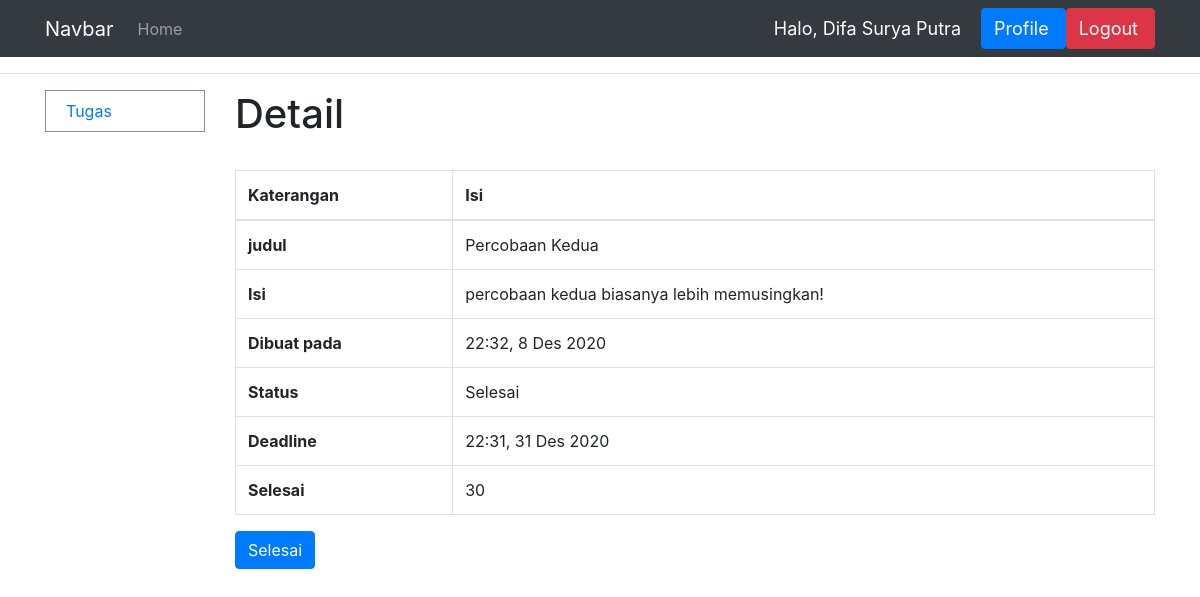
The app's page /lihat_tugas/15/ (signed in), older data.
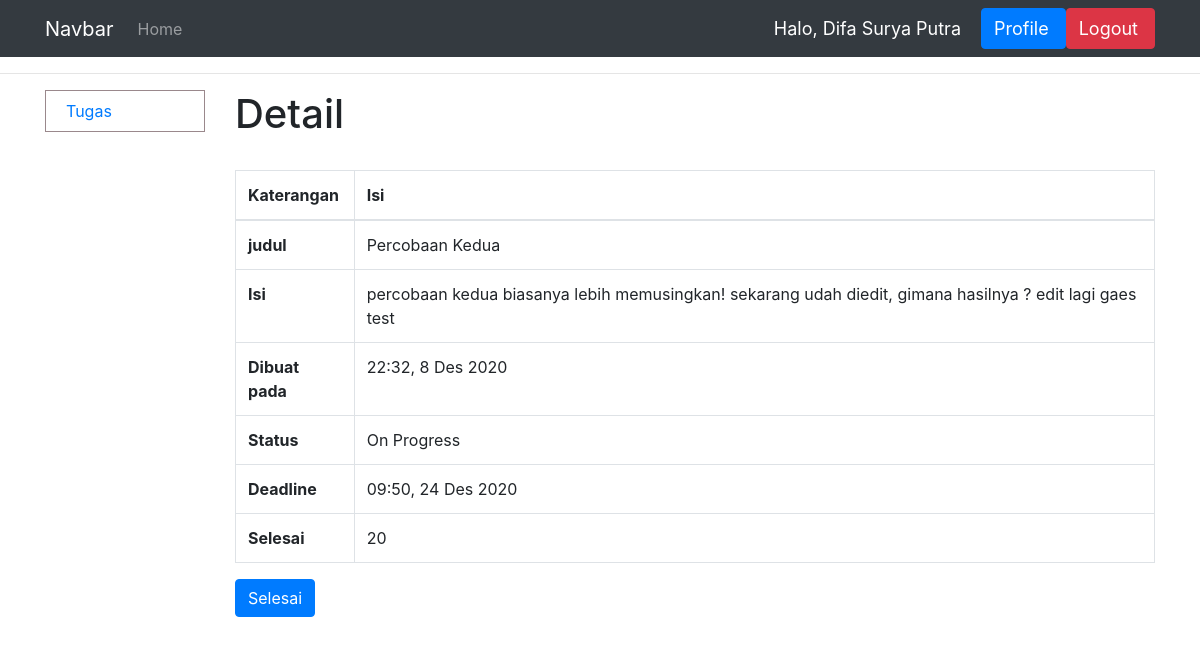
The same page, newer data.
### dashboard/models.py (models this page shows, shortened)
class Tugas(models.Model):
    STATUS = (
        ('Tuntas', 'Tuntas'),
        ('Hold', 'Hold'),
        ('Stuck', 'Stuck'),
        ('On Progress', 'On Progress'),
        ('Selesai', 'Selesai'),
        ('Deadline', 'Deadline'),
    )
    JENIS = (
        ('Rutin', 'Rutin'),
        ('Proyek', 'Proyek')
    )
    pemilik_tugas = models.ForeignKey(User, on_delete=models.CASCADE)
    judul = models.CharField(max_length=100)
    isi = models.CharField(max_length=255)
    dibuat_pada = models.DateTimeField('Dibuat pada')
    status = models.CharField(max_length=100, choices=STATUS)
    jenis = models.CharField(max_length=100, choices=JENIS, null=True)
    deadline = models.DateTimeField('Deadline', null=True)
    kuantitas = models.IntegerField(null=True)
    selesai = models.IntegerField(null=True)
    selesai_pada = models.DateTimeField('Selesai pada', null=True)
    acc = models.IntegerField(null=True)
    def progressnya(self):
        return str(self.selesai) + "/" + str(self.kuantitas)
    def formatwaktu(self, propertinya):
        nama_bulan = {
            1: "Jan",
            2: "Feb",
            3: "Mar",
            4: "Apr",
            5: "Mei",
            6: "Jun",
            7: "Jul",
            8: "Agus",
            9: "Sep",
            10: "Okt",
            11: "Nov",
            12: "Des"
        }
        utc_datetime = propertinya
        local_timezone = pytz.timezone("Asia/Jakarta")
        local_datetime = utc_datetime.replace(tzinfo=pytz.utc)
        propertinya = local_datetime.astimezone(local_timezone)
        hari = str(propertinya.day)
        bulan = nama_bulan[propertinya.month]
        tahun = str(propertinya.year)
        jam = str(propertinya.hour)
        if len(jam) < 2:
            jam = "0" + jam
        menit = str(propertinya.minute)
        if len(menit) < 2:
            menit = "0" + menit
        return jam + ":" + menit + ", " + hari + " " + bulan + " " + tahun

### dashboard/views.py (the view, shortened to what this page needs)
# urls.py: path('lihat_tugas/<int:tugas_id>/', views.detail_tugas, name='detail_tugas'),
@login_required(login_url='login')
def detail_tugas(request, tugas_id):
    if apamanager(request.user):
        return redirect('manager')
    nama = request.user.first_name
    context = detailtugas(tugas_id)
    context['nama'] = nama
    if request.user.last_name == 'Human Resource':
        context['data_kar'] = True
    return render(request, 'dashboard/detail_tugas.html', context)

### dashboard/logic.py (called while the page is built)
def apamanager(user):
    return user.groups.filter(name='Manager').exists()

### dashboard/templates/dashboard/detail_tugas.html (shortened to what this page needs)
{% extends 'dashboard/main.html' %}
{% block content %}
<hr>
<div class="container">
    <div class="row">
        {% include 'dashboard/sidebarstaff.html' %}
        <div class="col">
            <h1>Detail</h1>
            <br>
            <table class="table table-bordered">
                <thead>
                    <tr>
                        <th scope="col">Katerangan</th>
                        <th scope="col">Isi</th>
                    </tr>
                </thead>
                <tbody>
                    <tr>
                        <th scope="row">judul</th>
                        <td>{{judul}}</td>
                    </tr>
                    <tr>
                        <th scope="row">Isi</th>
                        <td>{{isi}}</td>
                    </tr>
                    <tr>
                        <th scope="row">Dibuat pada</th>
                        <td>{{dibuat_pada}}</td>
                    </tr>
                    <tr>
                        <th scope="row">Status</th>
                        <td>{{status}}</td>
                    </tr>
                    <tr>
                        <th scope="row">Deadline</th>
                        <td>{{deadline}}</td>
                    </tr>
                    <tr>
                        <th scope="row">Selesai</th>
                        <td>{{selesai}}</td>
                    </tr>
                </tbody>
            </table>
            <form action="" method="POST">
                <button type="submit" class="btn btn-primary">Selesai</button>
            </form>
        </div>
    </div>
</div>
{% endblock %}

Row changes from the older to the newer data that the page shows:
changed Tugas "Percobaan Kedua": isi "percobaan kedua biasanya lebih memusingkan!" → "percobaan kedua biasanya lebih memusingkan! sekarang udah diedit, gimana hasilnya ? edit lagi gaes test"; status "Selesai" → "On Progress"
Text that changed along with them:
{{ deadline }}: "22:31, 31 Des 2020" → "09:50, 24 Des 2020"
{{ selesai }}: "30" → "20"
